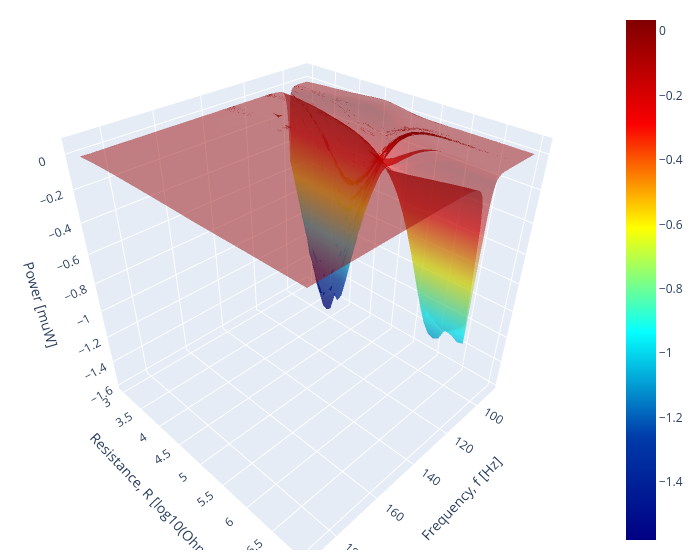

Write notebook code for a chart like this one.
### Code cell
fig = go.Figure(data=[
    go.Surface(x=f2_grid, y=jnp.log10(r2_grid), z=(power2_th - power2_exp)*1.e6, opacity=0.5, colorscale="jet"),

])

def update(fig):
    fig.update_layout(scene = dict(
                      xaxis=dict(
                          title=dict(
                              text='Frequency, f [Hz]'
                          )
                      ),
                      yaxis=dict(
                          title=dict(
                              text='Resistance, R [log10(Ohm)]'
                          )
                      ),
                      zaxis=dict(
                          title=dict(
                              text='Power [muW]'
                          )
                      ),
                    ),
                    width=700,
                    margin=dict(r=20, b=10, l=10, t=10))
update(fig)
fig.show()

### Figure 1 — Plotly figure (JSON) as saved in the notebook; plotly's stock layout.template omitted (floating-point values rounded to 4 significant figures; data arrays with more than 128 entries replaced by an {"elided": "..."} marker saying what was removed)
{"data": [{"colorscale": [[0, "rgb(0,0,131)"], [0.2, "rgb(0,60,170)"], [0.4, "rgb(5,255,255)"], [0.6, "rgb(255,255,0)"], [0.8, "rgb(250,0,0)"], [1, "rgb(128,0,0)"]], "opacity": 0.5, "type": "surface", "x": {"elided": "45x567 float values"}, "y": {"elided": "45x567 float values"}, "z": {"elided": "45x567 float values"}}], "layout": {"margin": {"b": 10, "l": 10, "r": 20, "t": 10}, "scene": {"xaxis": {"title": {"text": "Frequency, f [Hz]"}}, "yaxis": {"title": {"text": "Resistance, R [log10(Ohm)]"}}, "zaxis": {"title": {"text": "Power [muW]"}}}, "width": 700}}
